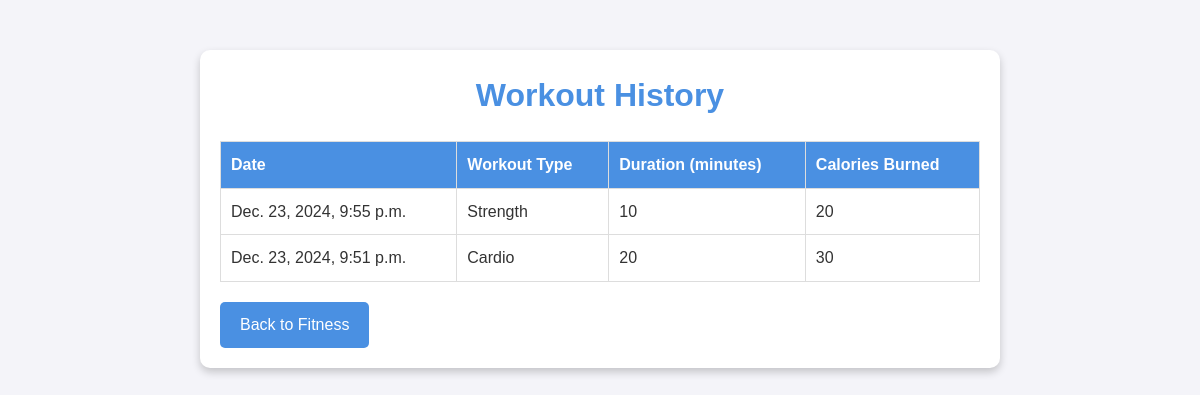
Page /workout-history/ (signed in) on the committed database.
### authapp/models.py (models this page shows, shortened)
class WorkoutLog(models.Model):
    WORKOUT_CHOICES = [
        ('Cardio', 'Cardio'),
        ('Strength', 'Strength'),
        ('Yoga', 'Yoga'),
        ('Swimming', 'Swimming'),
        ('Cycling', 'Cycling'),
    ]
    user = models.ForeignKey(User, on_delete=models.CASCADE)
    workout_type = models.CharField(max_length=100, choices=WORKOUT_CHOICES)
    duration = models.PositiveIntegerField()  # Duration in minutes
    calories_burned = models.PositiveIntegerField(default=0)  # Calories burned
    date = models.DateTimeField(auto_now_add=True)

### authapp/views.py (the view)
# urls.py: path('workout-history/', views.workout_history, name='WorkoutHistory'),
@login_required
def workout_history(request):
    workout_logs = WorkoutLog.objects.filter(user=request.user).order_by("-date")
    return render(request, "workout_history.html", {"workout_logs": workout_logs})

### templates/workout_history.html (shortened to what this page needs)
{% load static %}
<!DOCTYPE html>
<html lang="en">
<head>
    <link rel="stylesheet" href="{% static 'assets/css/main.css' %}">
</head>
<body>
    <div class="container">
        <h1>Workout History</h1>
        {% if workout_logs %}
        <table>
            <thead>
                <tr>
                    <th>Date</th>
                    <th>Workout Type</th>
                    <th>Duration (minutes)</th>
                    <th>Calories Burned</th>
                </tr>
            </thead>
            <tbody>
                {% for log in workout_logs %}
                <tr>
                    <td>{{ log.date }}</td>
                    <td>{{ log.workout_type }}</td>
                    <td>{{ log.duration }}</td>
                    <td>{{ log.calories_burned }}</td>
                </tr>
                {% endfor %}
            </tbody>
        </table>
        {% else %}
        <p>No workout logs available. Start logging your workouts!</p>
        {% endif %}
        <a href="{% url 'Fitness' %}" class="back-button">Back to Fitness</a>
    </div>
</body>
</html>

### static/assets/css/main.css (style rules this page uses)
* { margin: 0; padding: 0; box-sizing: border-box; }
body { background-color: #f4f4f9; color: #333; line-height: 1.6; }

### templates/workout_history.html (style rules this page uses)
body { font-family: Arial, sans-serif; background-color: #f4f4f9; color: #333; }
.container { max-width: 800px; margin: 50px auto; padding: 20px; background: white; border-radius: 10px; box-shadow: 0 4px 8px rgba(0, 0, 0, 0.2); }
h1 { text-align: center; margin-bottom: 20px; color: #4a90e2; }
table { width: 100%; border-collapse: collapse; margin-bottom: 20px; }
table th, table td { padding: 10px; text-align: left; border: 1px solid #ddd; }
table th { background-color: #4a90e2; color: white; }
.back-button { display: inline-block; background: #4a90e2; color: white; text-decoration: none; padding: 10px 20px; border-radius: 5px; transition: background-color 0.3s; }

### rows in the picture
WorkoutLog: date "Dec. 23, 2024, 9:55 p.m.", workout_type "Strength", duration "10", calories_burned "20"
WorkoutLog: date "Dec. 23, 2024, 9:51 p.m.", workout_type "Cardio", duration "20", calories_burned "30"
